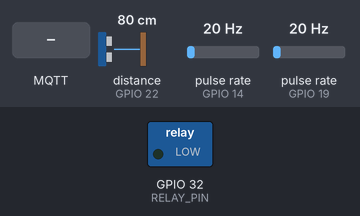
The sketch below on a simulated ESP32. On the bench: switched loads named in the sketch (green lamp = pin HIGH). Wiring (inferred from the names in the program): 2 × pulse sensor: data GPIO 14 / data GPIO 19. Inputs (shaded band) come from the test bench; at power-on: distance to the obstacle (sensor on GPIO 22) 80 cm, pulse rate (sensors on GPIO 14, GPIO 19) 20 Hz. The echo pulse lasts 58.3 µs per cm; WiFi joins after 1.5 s; servers stay silent unless stated; random numbers use the default seed unless the sketch sets one; no MQTT or app messages arrive unless stated; what the sketch prints to the serial monitor is not drawn.

Above: at 2.7 s.
2.8 s: MQTT message "OPEN" arrives on the first subscribed topic
At 4.8 s:
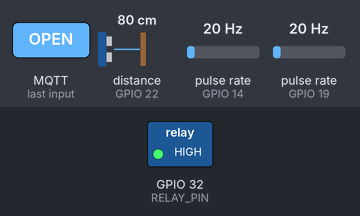
7.6 s: MQTT message "CLOSE" arrives on the first subscribed topic
At 9.1 s:
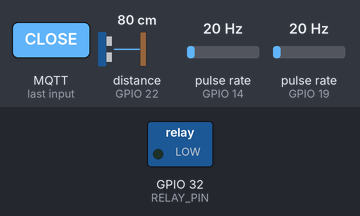
Timing chart, 0 to 10.6 s (numbered marks = the images above; inputs shaded):
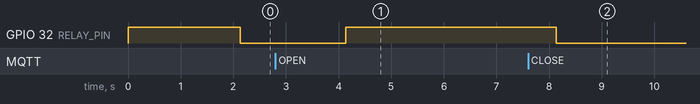

The sketch:

Hydrovia.ino
```cpp
// --- LIBRARIES ---
#include <WiFi.h>
#include <PubSubClient.h>
#include <NewPing.h>

// --- PIN DEFINITIONS ---
const int FLOW_SENSOR_1_PIN = 14;
const int FLOW_SENSOR_2_PIN = 19;
const int TRIG_PIN = 23;
const int ECHO_PIN = 22;
const int RELAY_PIN = 32; // Pin Relay

// --- WIFI & MQTT CONFIGURATION ---
const char* WIFI_SSID = "yatochief";
const char* WIFI_PASS = "TALUNkaton26";
const char* MQTT_SERVER = "192.168.137.1";
const int MQTT_PORT = 1883;

WiFiClient espClient;
PubSubClient mqttClient(espClient);

// --- FLOW CALCULATION ---
float PPL1 = 212.0;
float PPL2 = 360.0;

float flowRate1 = 0;
float totalVolume1 = 0;
float flowRate2 = 0;
float totalVolume2 = 0;

// --- GLOBAL VARIABLES ---
NewPing sonar(TRIG_PIN, ECHO_PIN, 100);

bool systemLocked = false;
bool valveOpen = false;
unsigned long lastMsgTime = 0;
const unsigned long publishInterval = 2000;

bool reset_pending = false;

volatile uint32_t pulseCount1 = 0;
volatile uint32_t pulseCount2 = 0;

// --- INTERRUPT SERVICE ROUTINES (ISRs) ---
void IRAM_ATTR pulseCounter1() { pulseCount1++; }
void IRAM_ATTR pulseCounter2() { pulseCount2++; }

// --- SETUP ---
void setup() {
  Serial.begin(115200);
  Serial.println("HYDROVIA SYSTEM (ACTIVE LOW) Booting...");

  // Setup Relay
  pinMode(RELAY_PIN, OUTPUT);

  // --- PERUBAHAN 1: Default MATI adalah HIGH ---
  digitalWrite(RELAY_PIN, HIGH);

  pinMode(FLOW_SENSOR_1_PIN, INPUT_PULLUP);
  pinMode(FLOW_SENSOR_2_PIN, INPUT_PULLUP);

  attachInterrupt(digitalPinToInterrupt(FLOW_SENSOR_1_PIN), pulseCounter1, FALLING);
  attachInterrupt(digitalPinToInterrupt(FLOW_SENSOR_2_PIN), pulseCounter2, FALLING);

  setupWiFi();
  mqttClient.setServer(MQTT_SERVER, MQTT_PORT);
  mqttClient.setCallback(mqttCallback);
}

// --- LOOP ---
void loop() {
  if (WiFi.status() != WL_CONNECTED) setupWiFi();
  if (!mqttClient.connected()) reconnectMQTT();
  mqttClient.loop();

  unsigned long now = millis();
  if (now - lastMsgTime > publishInterval) {
    lastMsgTime = now;
    processDataAndPublish();

    // --- LOGIKA KONTROL RELAY (DIBALIK) ---
    if (systemLocked) {
      // Jika terkunci, paksa MATI (HIGH)
      digitalWrite(RELAY_PIN, LOW);
      valveOpen = false;
    } else {
      // Jika valveOpen = true (Ingin Nyala) -> Kirim LOW
      // Jika valveOpen = false (Ingin Mati) -> Kirim HIGH
      digitalWrite(RELAY_PIN, valveOpen ? HIGH : LOW);
    }
  }
}

// --- PROCESS & PUBLISH ---
void processDataAndPublish() {
  int distance_cm = sonar.ping_median(5);
  distance_cm = sonar.convert_cm(distance_cm);
  if (distance_cm == 0) distance_cm = -1;

  noInterrupts();
  uint32_t pulses1 = pulseCount1;
  uint32_t pulses2 = pulseCount2;
  pulseCount1 = 0;
  pulseCount2 = 0;
  interrupts();

  float interval_s = (float)publishInterval / 1000.0;
  if (interval_s > 0) {
    flowRate1 = ((float)pulses1 / PPL1) * (60.0 / interval_s);
    flowRate2 = ((float)pulses2 / PPL2) * (60.0 / interval_s);
  }

  if (flowRate1 < 0.1) flowRate1 = 0;
  if (flowRate2 < 0.1) flowRate2 = 0;

  float vol_inc1 = (float)pulses1 / PPL1;
  float vol_inc2 = (float)pulses2 / PPL2;

  if (valveOpen) {
    totalVolume1 += vol_inc1;
    totalVolume2 += vol_inc2;
  }

  char jsonBuffer[512];
  snprintf(jsonBuffer, sizeof(jsonBuffer),
           "{\"level_cm\":%d, \"rate1_lpm\":%.2f, \"volume_inc1_l\":%.4f, \"total_volume1_l\":%.4f, \"rate2_lpm\":%.2f, \"volume_inc2_l\":%.4f, \"total_volume2_l\":%.4f, \"valve_open\":%s}",
           distance_cm,
           flowRate1, vol_inc1, totalVolume1,
           flowRate2, vol_inc2, totalVolume2,
           valveOpen ? "true" : "false");

  Serial.print("Publishing: ");
  Serial.println(jsonBuffer);
  mqttClient.publish("hydrovia/alerts/sensordata", jsonBuffer);

  if (reset_pending) {
    totalVolume1 = 0;
    totalVolume2 = 0;
    reset_pending = false;
    Serial.println("Volume counters RESET via Command.");
  }
}

// --- WIFI & MQTT HELPERS ---
void setupWiFi() {
  delay(10);
  Serial.print("Connecting to "); Serial.println(WIFI_SSID);
  WiFi.begin(WIFI_SSID, WIFI_PASS);
  while (WiFi.status() != WL_CONNECTED) {
    delay(500); Serial.print(".");
  }
  Serial.println("\nWiFi Connected.");
  Serial.println(WiFi.localIP());
}

void mqttCallback(char* topic, byte* payload, unsigned int length) {
  char message[length + 1];
  memcpy(message, payload, length);
  message[length] = '\0';

  String t = String(topic);

  // === BAGIAN KONTROL VALVE ===
  if (t == "hydrovia/control/valve") {
    if (String(message) == "OPEN") {
      valveOpen = true;
      // JANGAN di-reset di sini kalau mau melanjutkan hitungan.
      // Kalau mau setiap BUKA baru hitungan mulai dari 0, uncomment baris bawah:
      // reset_pending = true;
    } else if (String(message) == "CLOSE") {
      valveOpen = false;
      // reset_pending = true;  <--- BARIS INI DIHAPUS. Jangan reset saat tutup.
    }
  }

  // === BAGIAN KUNCI MANUAL ===
  if (t == "hydrovia/control/lock") {
    if (String(message) == "true") systemLocked = true;
    else if (String(message) == "false") systemLocked = false;
  }

  // === BAGIAN RESET MANUAL (KHUSUS TOMBOL RESET) ===
  if (t == "hydrovia/control/reset") {
      reset_pending = true; // Hanya reset jika topik ini dipanggil
  }
}

void reconnectMQTT() {
  while (!mqttClient.connected()) {
    String clientId = "hydrovia-esp32-" + String(random(0xffff), HEX);
    if (mqttClient.connect(clientId.c_str())) {
      mqttClient.subscribe("hydrovia/control/valve");
      mqttClient.subscribe("hydrovia/control/lock");
      mqttClient.subscribe("hydrovia/control/reset");
    } else {
      delay(5000);
    }
  }
}
```

Measured:
- after the input at 2.8 s, GPIO 32 (RELAY_PIN): LOW → HIGH after 1.3 s
- after the input at 7.6 s, GPIO 32 (RELAY_PIN): HIGH → LOW after 0.54 s
